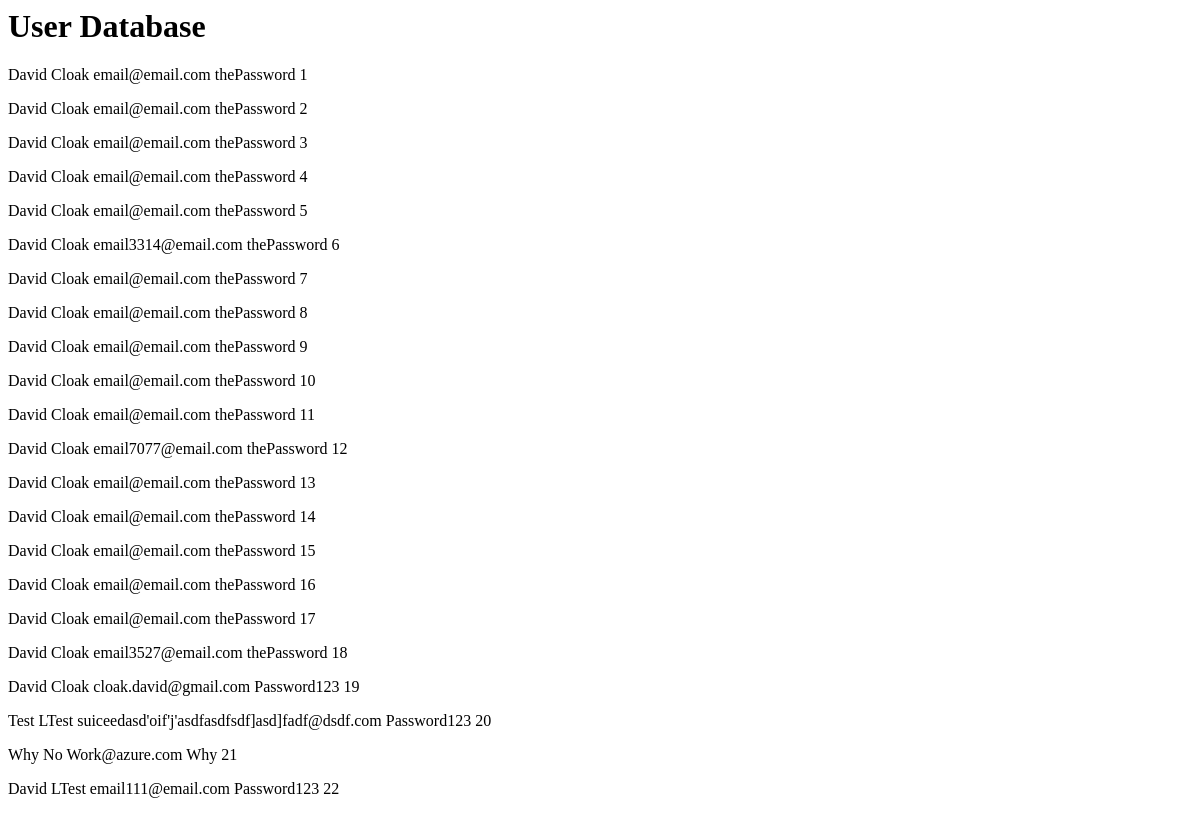
/test, run on an earlier commit of the app's database.
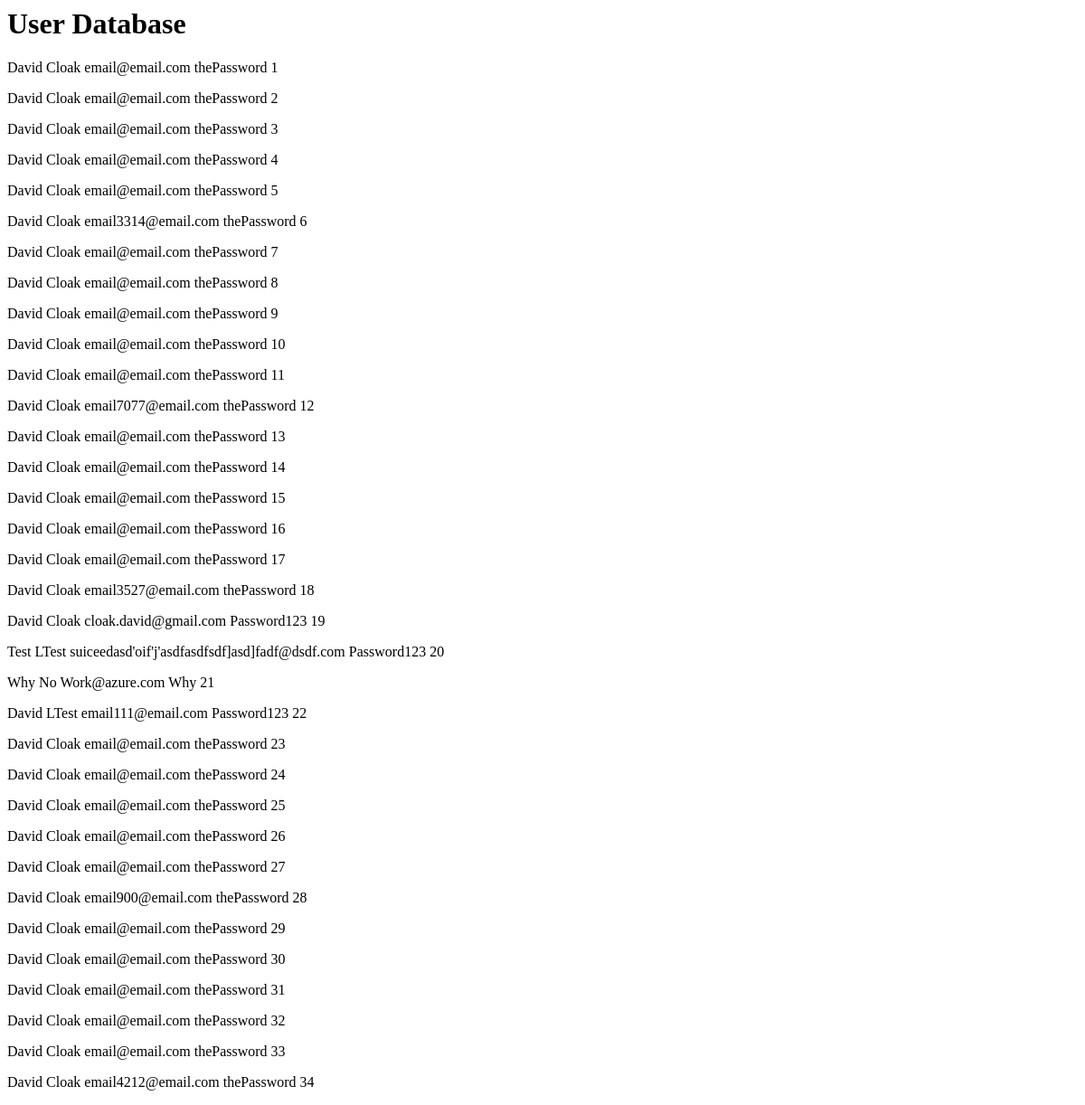
And on a later commit of the database.
### webApp/models.py (models this page shows, shortened)
class User(models.Model):
    fName = models.CharField(max_length=150, default='')
    lName = models.CharField(max_length=150, default='')
    email = models.CharField(max_length=500, default='')
    password = models.CharField(max_length=250, default='')

### webApp/views.py (the view)
# urls.py: url(r'^test$', views.TestPage, name='test'),
def TestPage(request):
    all_users = User.objects.all()
    email = 'cloak.david@gmail.com'
    password = 'Password123'
    theUser = User.objects.filter(email__contains=email)
    theUser = theUser.filter(password__contains=password)
    return render(request, 'test.html', {'all' : all_users})

### webApp/templates/test.html
<h1>User Database</h1>
{% for item in all %}
    <p>{{ item.fName }} {{ item.lName }} {{ item.email }} {{ item.password }} {{ item.id }}</p>
{% endfor %}

What changed in the data, as far as the page shows it:
added User: fName "David", lName "Cloak", email "email@email.com", password "thePassword", id "23"
added User: fName "David", lName "Cloak", email "email@email.com", password "thePassword", id "24"
added User: fName "David", lName "Cloak", email "email@email.com", password "thePassword", id "25"
added User: fName "David", lName "Cloak", email "email@email.com", password "thePassword", id "26"
added User: fName "David", lName "Cloak", email "email@email.com", password "thePassword", id "27"
added User: fName "David", lName "Cloak", email "email900@email.com", password "thePassword", id "28"
added User: fName "David", lName "Cloak", email "email@email.com", password "thePassword", id "29"
added User: fName "David", lName "Cloak", email "email@email.com", password "thePassword", id "30"
added User: fName "David", lName "Cloak", email "email@email.com", password "thePassword", id "31"
added User: fName "David", lName "Cloak", email "email@email.com", password "thePassword", id "32"
added User: fName "David", lName "Cloak", email "email@email.com", password "thePassword", id "33"
added User: fName "David", lName "Cloak", email "email4212@email.com", password "thePassword", id "34"
